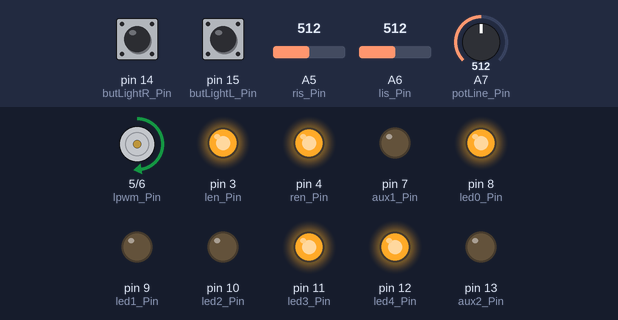
Recording of a program running on a simulated Arduino Nano, built with avr-gcc and run on an emulated ATmega328P. Shown: motor-driver pin pairs drawn as motors (green arrow = first pin HIGH = forward, orange = second pin HIGH = backward, longer = more drive), output pins drawn as LEDs (lit = HIGH). Dashed ring = blinking. Inputs (shaded band) come from the test bench; at power-on: pin 15 (butLightL_Pin) HIGH, A7 (potLine_Pin) = 512, pin 14 (butLightR_Pin) LOW, A5 (ris_Pin) = 512, A6 (lis_Pin) = 512. What the program prints to the serial monitor is not drawn.

Above: at 7.2 s.
7.3 s: pin 15 (butLightL_Pin) pulled LOW for 3.2 s
At 8.2 s:
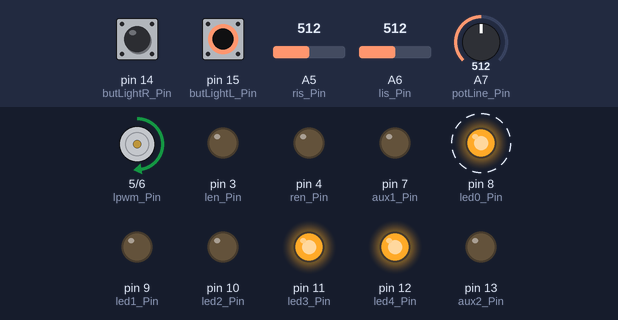
12.0 s: A7 (potLine_Pin) set to 716
At 12.7 s:
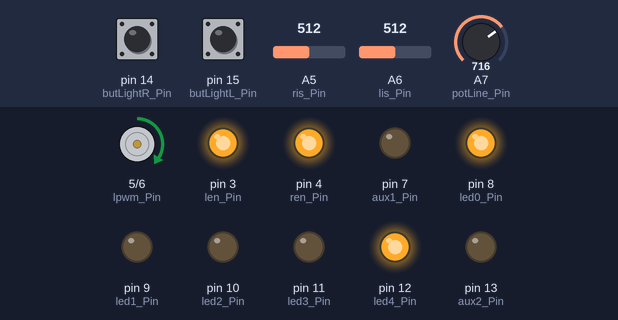
13.5 s: pin 14 (butLightR_Pin) pulled HIGH for 0.15 s
At 14.5 s:
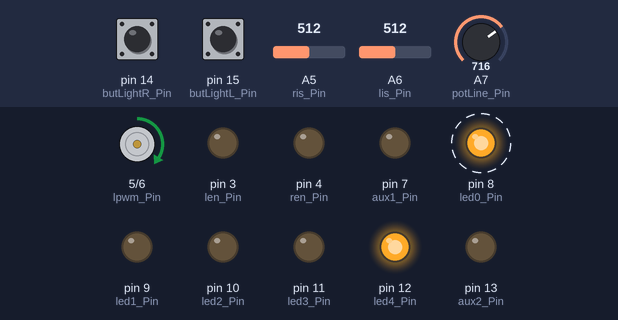
16.6 s: A7 (potLine_Pin) set to 900
At 17.5 s:
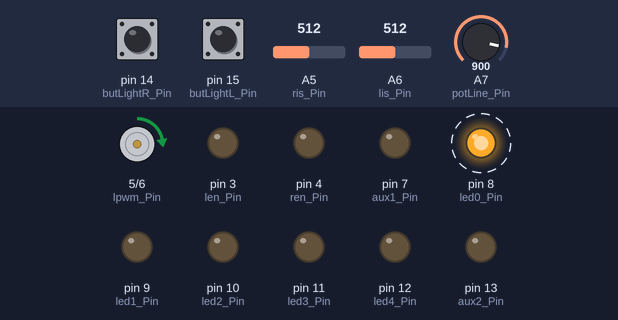
19.6 s: pin 14 (butLightR_Pin) pulled HIGH for 1 s
At 21.2 s:
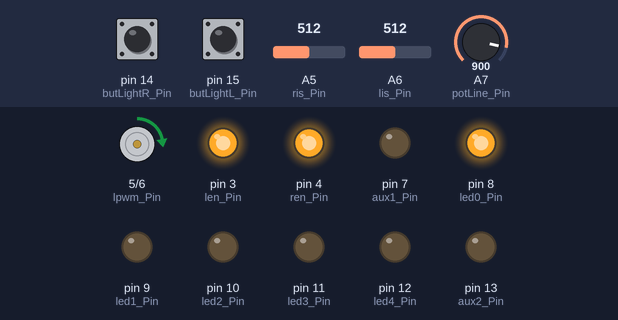
22.1 s: A7 (potLine_Pin) set to 1023
At 22.5 s:
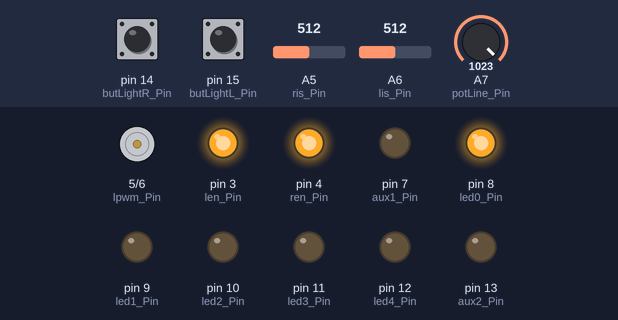
Timing chart, 0 to 24.6 s (numbered marks = the images above; inputs shaded):
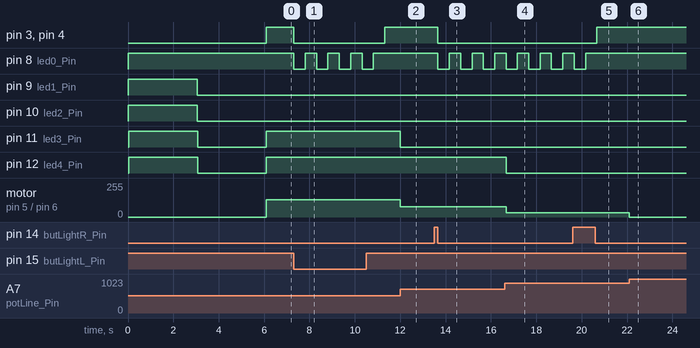

The program:

main.cpp
```cpp
/*
Microscope Zeiss PrimoVert Circuit Board by MIC-BMC

Responsable Research: Profa. Dra. Marilene Hohmuth Lopes - marilenehl@usp.br
Techinical Developer: Dr. Kelliton Jose Mendonca Francisco - kelliton@usp.br

Hardware: Atmel328
Driver: BTS7960
IDE: Visual Studio Code version 1.96.4 and PlatformIO Core 6.1.16

Developed by the Scientific Maintenance and Instrumentation Division - BMC
*/

#include <Arduino.h>

//Pins declatarions:
#define len_Pin 3 //Enable counter clockwise > Enable in HIGH
#define ren_Pin 4 //Enable clockwise > Enable in HIGH
#define lpwm_Pin 5 //Intensity control to L channel
#define rpwm_Pin 6 //Intensity control to R channel
#define aux1_Pin 7 //Enable AUX port 8 (J15-P2)
#define led0_Pin 8 //Enable Led 1 indicator of Microscope ON
#define led1_Pin 9 //Enable Led 2 indicator from intensity of light
#define led2_Pin 10 //Enable Led 3 indicator from intensity of light
#define led3_Pin 11 //Enable Led 4 indicator from intensity of light
#define led4_Pin 12 //Enable Led 5 indicator from intensity of light
#define aux2_Pin 13 //Enable AUX port 7 (J15-P1)
#define butLightR_Pin 14 //button light ON / OFF
#define butLightL_Pin 15 //button light ON / OFF
#define ris_Pin A5 //read pin for current sensor R channel
#define lis_Pin A6 //read pin for current sensor L channel
#define potLine_Pin A7 //read pin for adjust light

//Variables declarations:
bool lightState = LOW;
bool readButton_L, readButton_R;
bool lastButState_L, lastButState_R = LOW;
long int lis, ris; //Status of Currente from L and R channel
int readButton, adjLamp, adjLampMap;
int dlyLamp = 1;

//Status of Microscope ON
void blinkLed(){
  for (int i=8; i<13; i++){
    digitalWrite(i,HIGH);
    delay(10);
  }
  delay(3000);
  for (int i=9; i<13; i++){
    digitalWrite(i,LOW);
    delay(10);
  }
  delay(3000);
}

void standbyBlink(){
  digitalWrite(led0_Pin,LOW);
  delay(500);
  digitalWrite(led0_Pin,HIGH);
  delay(500);
}

void currentLed(int valor){
  if (valor < 51) {
    for (int i=12; i>8; i--){ //Off pins 12, 11, 10, 9
      digitalWrite(i,LOW);
    }
  }
  if (valor > 50 && valor < 102){
     for (int i=12; i>11; i--){ //On pin 12
      digitalWrite(i,HIGH);
    }
    for (int i=11; i>8; i--){ //Off pins 11, 10, 9
      digitalWrite(i,LOW);
    }
  }
  if (valor > 101 && valor < 153){
     for (int i=12; i>10; i--){ //On pins 12, 11
      digitalWrite(i,HIGH);
    }
    for (int i=10; i>8; i--){ //Off pins 10, 9
      digitalWrite(i,LOW);
    }
  }
  if (valor > 152 && valor < 204){
     for (int i=12; i>9; i--){ //On pins 12, 11, 10
      digitalWrite(i,HIGH);
    }
    digitalWrite(9,LOW); //Off pin 9
  }
  if (valor > 203 && valor < 256){
     for (int i=12; i>8; i--){ //On pins 12, 11, 10, 9
      digitalWrite(i,HIGH);
    }
  }
}

//Read buttons Auto
void buttonON(){
  readButton_L = digitalRead(butLightL_Pin);
  readButton_R = digitalRead(butLightR_Pin);
  if ((readButton_L != lastButState_L) || (readButton_R != lastButState_R)){
    lastButState_L = readButton_L;
    lastButState_R = readButton_R;
    if((lastButState_L == LOW) || (lastButState_R == LOW)){
      lightState = !lightState;
      if(lightState==LOW){
        digitalWrite(len_Pin,lightState); //Disable L channel
        digitalWrite(ren_Pin,lightState); //Disable R channel
      }
      if(lightState==HIGH){
        digitalWrite(len_Pin,lightState); //Enable L channel
        digitalWrite(ren_Pin,lightState); //Enable R channel
      }
    }
  }
}

//Current Driver Read
void currentRead(){
  lis = analogRead(lis_Pin);
  ris = analogRead(ris_Pin);
  Serial.print(lis);
  Serial.print(" ");
  Serial.println(ris);
}

void adjustLamp(){
  adjLamp = analogRead(potLine_Pin);
  adjLamp = map(adjLamp,0,1023,255,0);
  analogWrite(lpwm_Pin,adjLamp);
  currentLed(adjLamp);
}

void setup() {

  //Setting of Serial communication
  Serial.begin(9600);

  //Settings pins of Atmel328
  for (int i=3; i<16; i++){
    pinMode(i,OUTPUT);
  }
  pinMode(butLightL_Pin, INPUT);
  pinMode(butLightR_Pin, INPUT);
  pinMode(potLine_Pin,INPUT);

  //Settings of the driver lamp
  for (int i=7; i<16; i++){
    digitalWrite(i,LOW);
  }
  digitalWrite(len_Pin,LOW); //Enable L channel
  digitalWrite(ren_Pin,LOW); //Disable R channel
  analogWrite(rpwm_Pin,0); //R Channel Off from PWM control
  digitalWrite(led0_Pin,HIGH);

  //Read status of Microscope ON
  blinkLed();
}

//Main
void loop() {
  buttonON(); // Read Status of Buttons
  adjustLamp(); // Adjust intensity of Lamp
  currentRead(); // Read Current value
  if(lightState==LOW){ // Blink Led if standby mode on
    standbyBlink();
  }
}
```

Measured:
- after the input at 7.3 s, pin 3 (len_Pin), pin 4 (ren_Pin): HIGH → LOW at once, → HIGH 4.0 s later; pin 8 (led0_Pin): alternates HIGH for 0.50 s and LOW for 0.50 s, 8 changes in all, then stays HIGH, starting at once
- after the input at 12.0 s, pin 11 (led3_Pin): HIGH → LOW at once; motor on pin 5 (lpwm_Pin) / pin 6 (rpwm_Pin): forward 128/255 → forward 77/255 at once
- after the input at 13.5 s, pin 3 (len_Pin), pin 4 (ren_Pin): HIGH → LOW after 0.16 s; pin 8 (led0_Pin): alternates HIGH for 0.50 s and LOW for 0.50 s, starting after 0.17 s
- after the input at 16.6 s, pin 12 (led4_Pin): HIGH → LOW after 0.07 s; motor on pin 5 (lpwm_Pin) / pin 6 (rpwm_Pin): forward 77/255 → forward 31/255 after 0.07 s
- after the input at 19.6 s, pin 3 (len_Pin), pin 4 (ren_Pin): LOW → HIGH after 1.1 s; pin 8 (led0_Pin): goes on until 20.2 s, then stays HIGH
- after the input at 22.1 s, motor on pin 5 (lpwm_Pin) / pin 6 (rpwm_Pin): forward 31/255 → stopped at once
